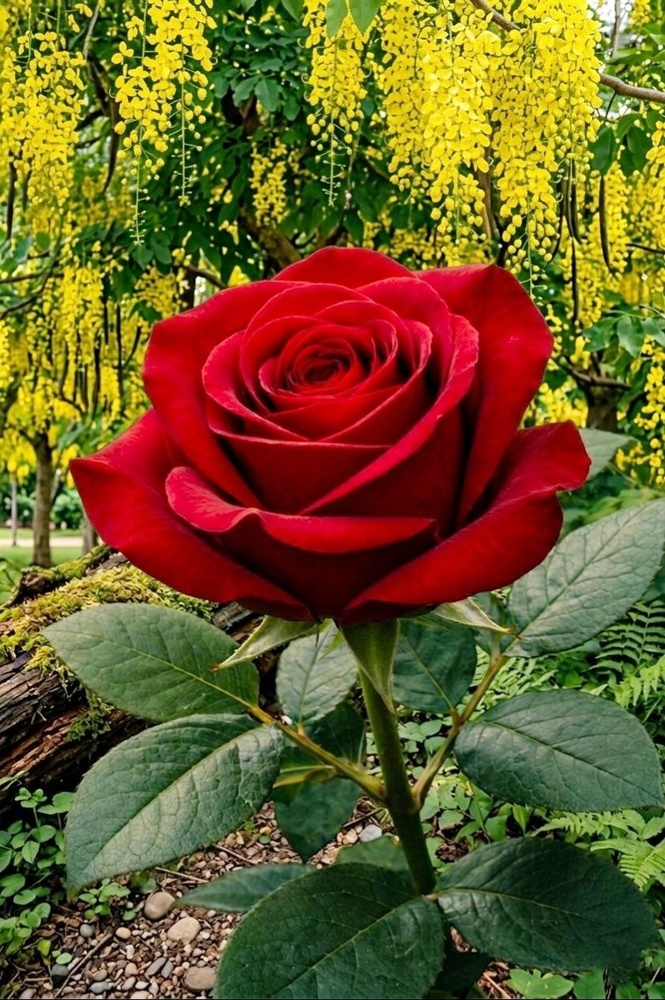
#> input picture assignment_1/rose.jpg, 665 x 1000 px, shrunk from 840 x 1264 before the run, found by its file name
$ python code.py
#> lines starting #> are read from the running program, lines starting #| are printed output that depends on the picture; after the words box and inside, x2 and y2 are one past the last pixel; in counts of white or black regions, pixels touching at a corner belong together
import cv2
import numpy as np
import matplotlib.pyplot as plt

img = cv2.imread(r"D:\3-2\Digital Image Processing\LAB\assignment_1\rose.jpg")
#> img is the input picture: shape (1000, 665, 3); mean B, G, R 40.6, 90.7, 110.2
img = cv2.cvtColor(img, cv2.COLOR_BGR2RGB)
h, w, ch = img.shape
#> h = 1000; w = 665; ch = 3
red_rose = np.zeros((h, w), dtype=np.uint8)

for x in range(h):
    for y in range(w):
        r, g, b = img[x, y]
        if r>150 and g<100 and b<100:
            red_rose[x, y] = 255
        else:
            red_rose[x, y] = 0
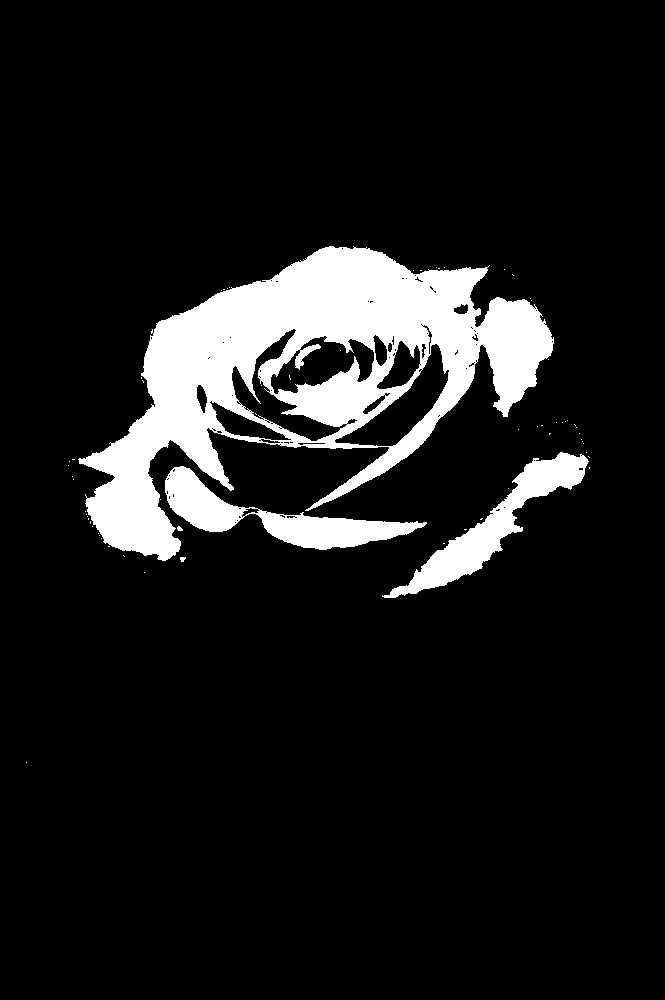
#> red_rose: shape (1000, 665); 10.5% white; 65 white regions (60 under 20 px), largest, box (x1, y1, x2, y2) and area: (78, 246, 554, 561) 56440, (165, 466, 427, 550) 6730, (382, 452, 589, 598) 6479, (180, 557, 186, 562) 23, (177, 526, 183, 531) 22

karnel = 5
pad = karnel//2

padded_img = np.zeros((h + 2*pad, w + 2*pad, 3), dtype=int)
padded_img[pad: pad+h, pad:pad+w] = img
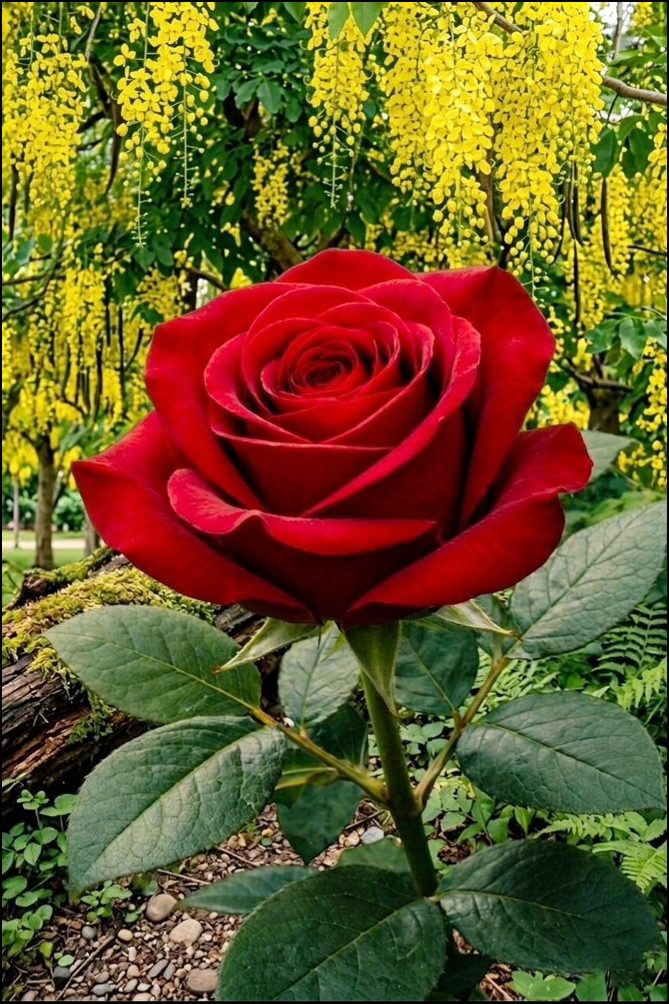
#> padded_img: shape (1004, 669, 3) int64; mean R, G, B 109.1, 89.8, 40.2

blur_img = np.zeros_like(img)
for x in range(h):
    for y in range(w):
        for c in range(3):
            r = padded_img[x:x+karnel, y:y+karnel, c]
            total = 0
            for i in range(karnel):
                for j in range(karnel):
                    total+=r[i, j]
            blur_img[x, y, c] = total // (karnel*karnel)
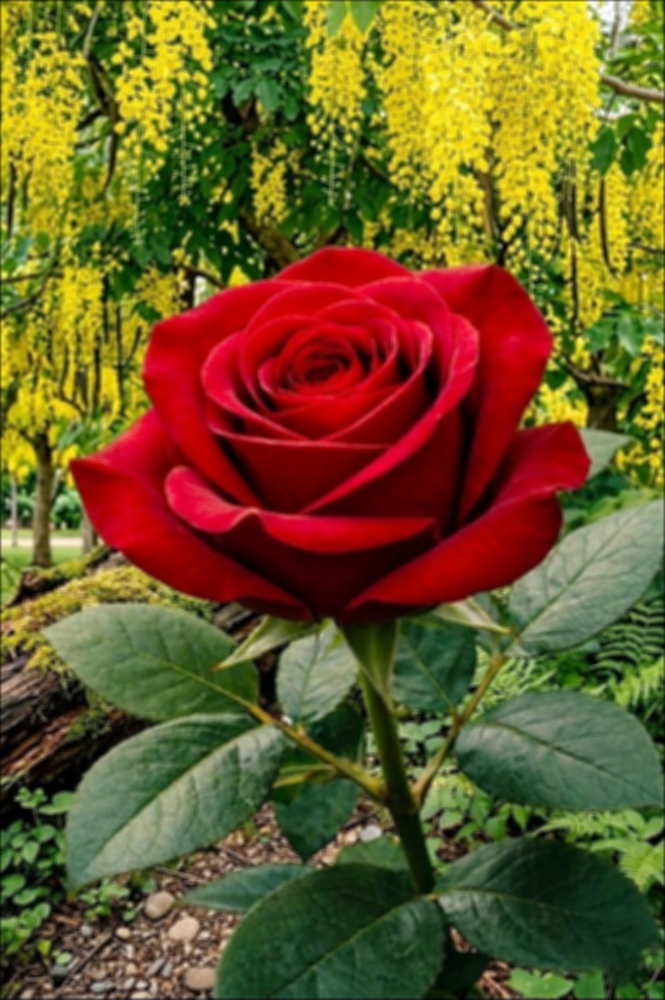
#> blur_img: shape (1000, 665, 3); mean R, G, B 109.4, 89.9, 40
sharp_mask = np.zeros_like(img, dtype=int)
sharp = np.zeros_like(img, dtype=int)
for x in range(h):
    for y in range(w):
        for c in range(3):
            sharp_mask[x, y, c] = int(img[x, y, c]) - int(blur_img[x, y, c])
            sharp[x, y, c] = int(img[x, y, c]) + int(sharp_mask[x, y, c])
            sharp[x, y, c] = max(0, min(255, sharp[x, y, c]))
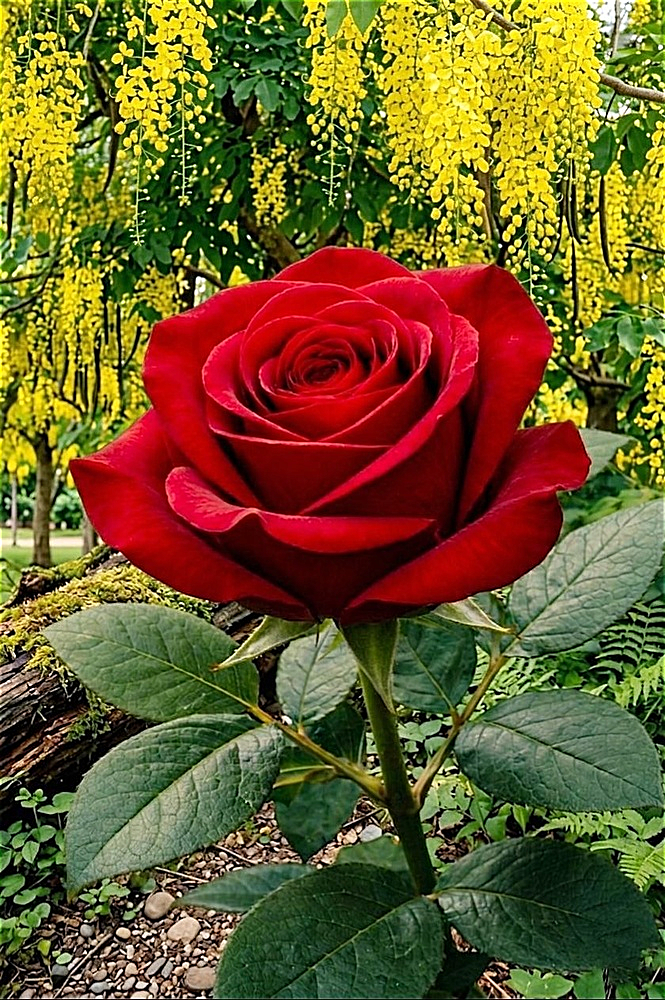
#> sharp: shape (1000, 665, 3) int64; mean R, G, B 111, 91.8, 43.6
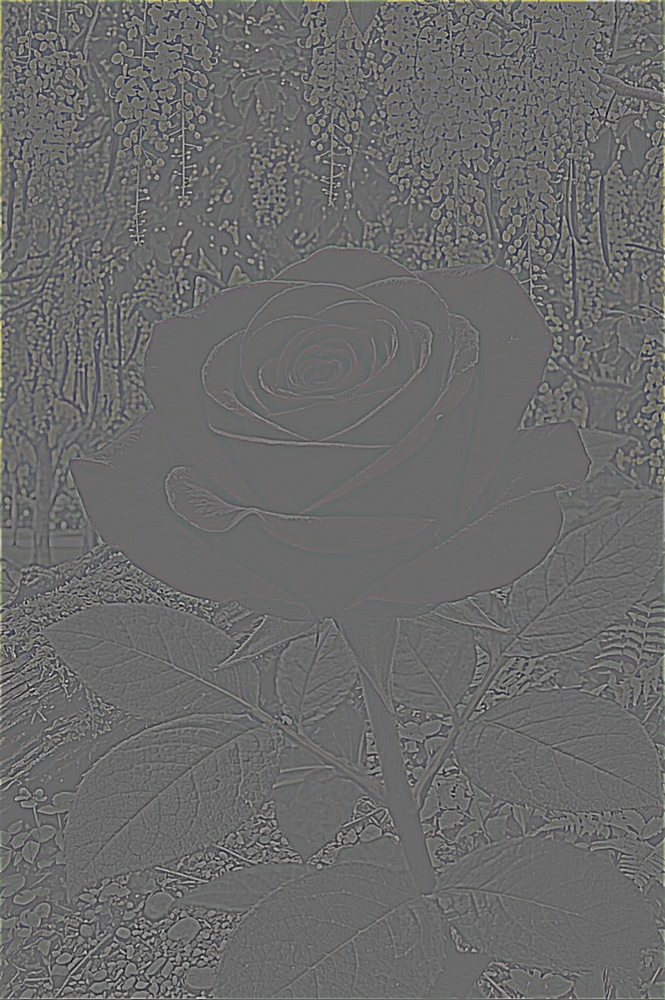
#> sharp_mask: shape (1000, 665, 3) int64; mean R, G, B 0.8, 0.8, 0.6; drawn with min black and max white
rose = np.zeros_like(img)
background = np.zeros_like(img)
for x in range(h):
    for y in range(w):
        for c in range(3):
            if red_rose[x, y]==255:
                rose[x, y, c] = sharp[x, y, c]
            else:
                background[x, y, c] = blur_img[x, y, c]
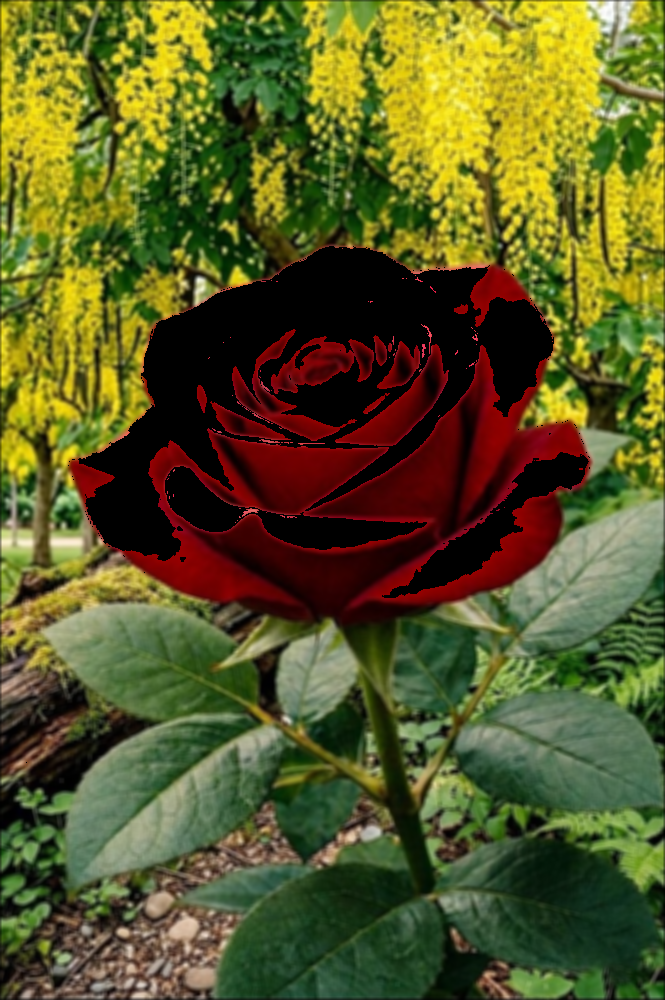
#> background: shape (1000, 665, 3); mean R, G, B 89.4, 89.1, 37.6
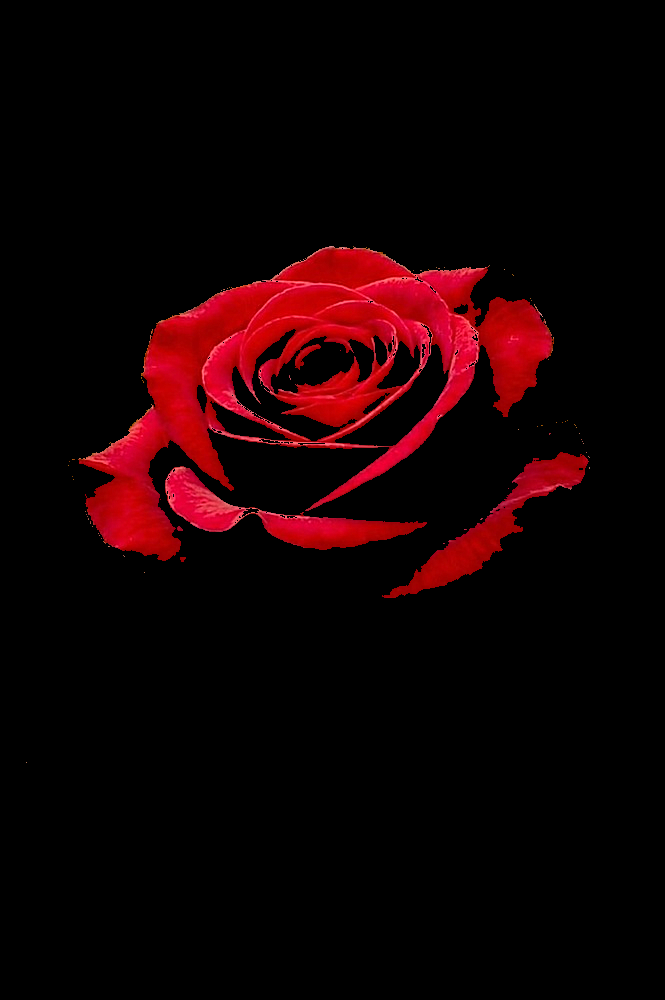
#> rose: shape (1000, 665, 3); mean R, G, B 20.3, 1, 2.6
output = rose + background
plt.figure(figsize=(12, 6))
plt.subplot(1,2,1)
plt.imshow(img)
plt.title("Original")
plt.axis("off")

plt.subplot(1,2,2)
plt.imshow(output)
plt.title("After Transformation")
plt.axis("off")

plt.show()
